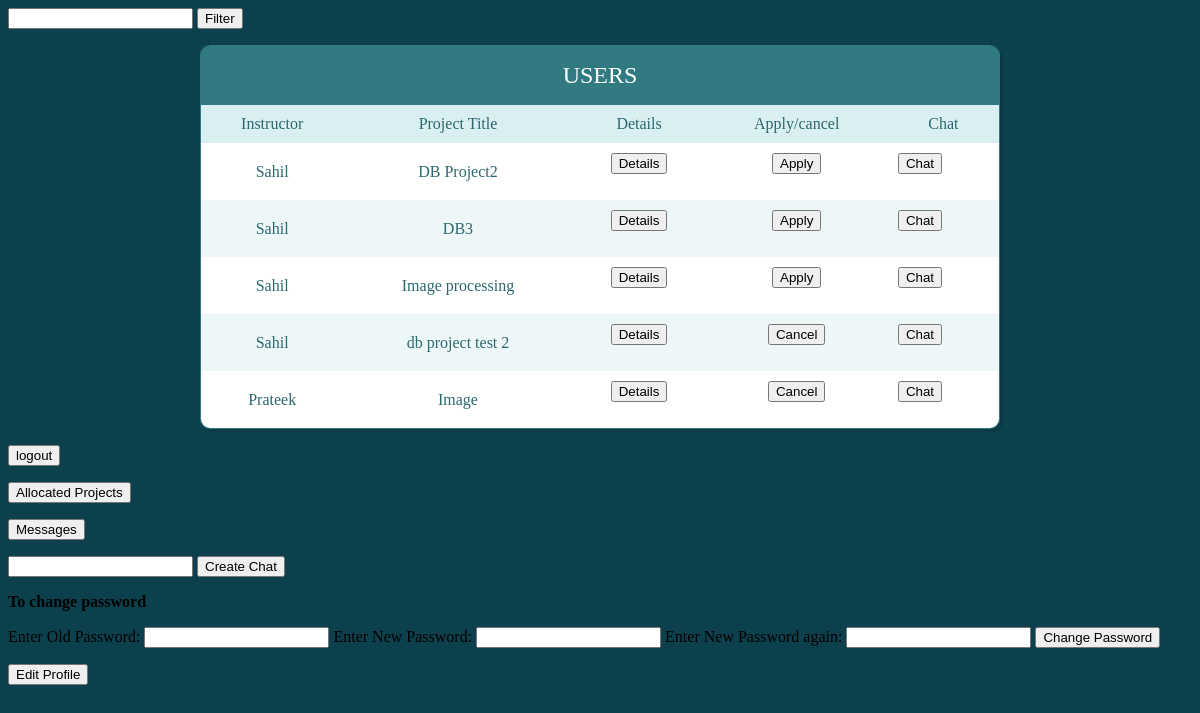
Page /polls/student_home/ (signed in) on the earlier database version.
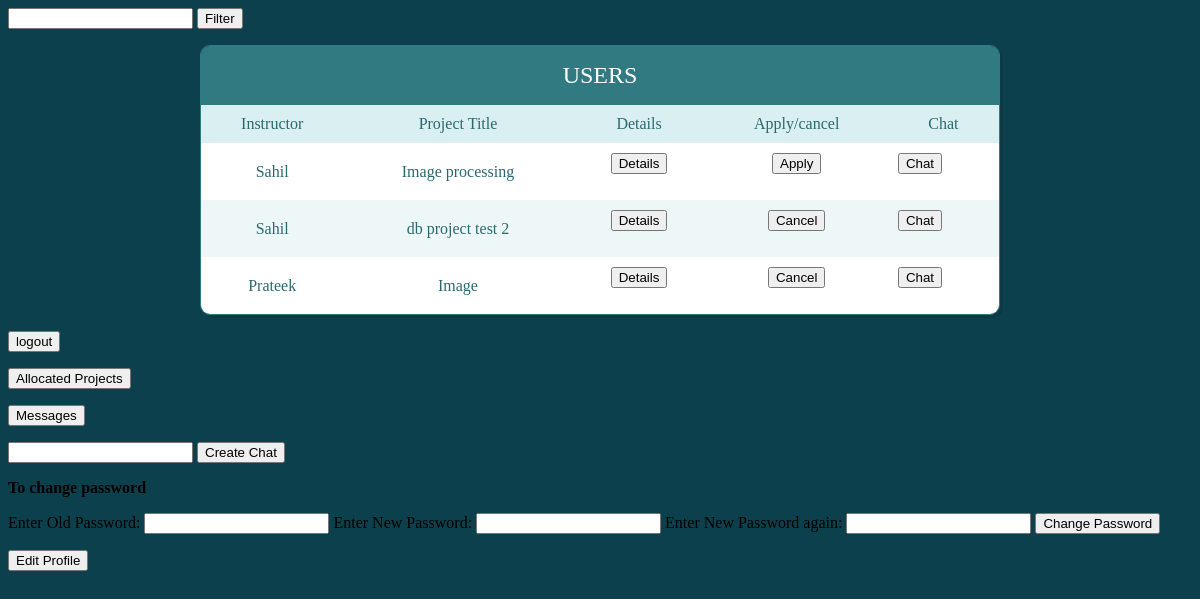
Same page on the later database version.
### polls/models.py (models this page shows)
class AllProjects(models.Model):
	InstructorID = models.ForeignKey(Instructors,on_delete=models.CASCADE)
	ProjectID = models.IntegerField(default=0)
	title = models.CharField(max_length=20)
	description = models.CharField(max_length=200)
	CPIcutoff = models.CharField(max_length=5)
	max_no_of_students = models.IntegerField(default=0)
	project_status = models.IntegerField(default=1)
	tag = models.CharField(max_length=50,default='')

class Instructors(models.Model):
	InstructorID = models.CharField(max_length=10)
	Name = models.CharField(max_length=30)
	Password = models.CharField(max_length=20)

### polls/views.py (the view)
# urls.py: path('student_home/', views.student_home, name='student_home'),
def student_home(request):
	if request.session.get('stud') != None:
		student_id = request.session['stud']
		student1 = Students.objects.get(StudentID=student_id)
		student = model_to_dict(student1)
		project_list = AllProjects.objects.filter(CPIcutoff__lte = student['CPI'], project_status=1)
		applied_projects = UpdatedProject.objects.values_list('project',flat=True).filter(StudentID__StudentID=student_id,project__project_status=1)
		project2=[]
		for i in applied_projects:
			temp_proj = AllProjects.objects.get(pk=i)
			project2.append(temp_proj)
		print(project2)
		project_list = set(project_list).difference(set(project2))
		applied_projects = UpdatedProject.objects.values_list('project',flat=True).filter(StudentID__StudentID=student_id,project__project_status=1,accept=0)
		project2=[]
		for i in applied_projects:
			temp_proj = AllProjects.objects.get(pk=i)
			project2.append(temp_proj)
		return render(request, 'polls/student_home.html', {'project_list':project_list,'project2':project2,'change_pass':0})
	else:
		return redirect('polls:login')

### polls/templates/polls/student_home.html (shortened to what this page needs)
<html>
<form action={% url 'polls:student_filter_project' %} method="post">
      <input id="filter_tag" type="text" name="filter_tag">
      <input type="submit" value="Filter">
</form>
<div class="table-users">
    <div class="header">Users</div>
  <table cellspacing="0">
  <tr>
    <th>Instructor</th>
    <th>Project Title</th>
    <th>Details</th>
    <th>Apply/cancel</th>
    <th>Chat</th>
  </tr>
  {% for projects in project_list %}
    <tr>
      <td>{{projects.InstructorID.Name}}</td>
      <td>{{projects.title}}</td>
      <td>
        <form action={% url 'polls:student_project_detail' %} method="post">{% csrf_token %}{{ form }}
          <input type="submit" value="Details">
        </form>
      </td>
      <td>
        <form action={% url 'polls:student_project_apply' %} method="post">{% csrf_token %}{{ form }}
          <input type="submit" value="Apply">
        </form>
      </td>
      <td>
        <form action={% url 'polls:chat_detail' %} method="post">{% csrf_token %}{{ form }}
          <input type="submit" value="Chat">
        </form>
      </td>
    </tr>
  {% endfor %}
  {% for projects in project2 %}
    <tr>
      <td>{{projects.InstructorID.Name}}</td>
      <td>{{projects.title}}</td>
      <td>
        <form action={% url 'polls:student_project_detail' %} method="post">{% csrf_token %}{{ form }}
          <input type="submit" value="Details">
        </form>
      </td>
      <td>
        <form action={% url 'polls:student_project_cancel' %} method="post">{% csrf_token %}{{ form }}
          <input type="submit" value="Cancel">
        </form>
      </td>
      <td>
        <form action={% url 'polls:chat_detail' %} method="post">{% csrf_token %}{{ form }}
          <input type="submit" value="Chat">
        </form>
      </td>
    </tr>
  {% endfor %}
</table>
</div>
<form action={% url 'polls:logout' %} method="post">
      <input type="submit" value="logout">
</form>
<form action={% url 'polls:student_allocated_projects' %} method="post">
      <input type="submit" value="Allocated Projects">
</form>
<form action={% url 'polls:student_show_messages' %} method="post">
      <input type="submit" value="Messages">
</form>
<form action={% url 'polls:student_create_chat' %} method="post">
      <input id="instructorid" type="text" name="instructorid">
      <input type="submit" value="Create Chat">
</form>
<p><b>To change password</b>
<form action={% url 'polls:change_password' %} method="post">
      <label for="oldpass">Enter Old Password: </label>
      <input id="oldpass" type="text" name="oldpass">
      <label for="newpass">Enter New Password: </label>
      <input id="newpass" type="text" name="newpass">
      <label for="newpassagain">Enter New Password again: </label>
      <input id="newpassagain" type="text" name="newpassagain">
      <input type="submit" value="Change Password">
</form>
</p>
<form action={% url 'polls:student_edit_profile' %} method="post">
    <input type="submit" value="Edit Profile">
</form>
</html>

### polls/templates/polls/student_home.html (style rules this page uses)
body * { box-sizing: border-box; }
.header { background-color: #327a81; color: white; font-size: 1.5em; padding: 1rem; text-align: center; text-transform: uppercase; }
.table-users { border: 1px solid #327a81; border-radius: 10px; box-shadow: 3px 3px 0 rgba(0, 0, 0, 0.1); max-width: calc(100% - 2em); margin: 1em auto; overflow: hidden; width: 800px; }
table { width: 100%; }
table td, table th { color: #2b686e; padding: 10px; }
table td { text-align: center; vertical-align: middle; }
table td:last-child { font-size: 0.95em; line-height: 1.4; text-align: left; }
table th { background-color: #daeff1; font-weight: 300; }
table tr:nth-child(2n) { background-color: white; }
table tr:nth-child(2n+1) { background-color: #edf7f8; }

Differences in the rows shown:
removed AllProjects: InstructorID.Name "Sahil", title "DB Project2"
removed AllProjects: InstructorID.Name "Sahil", title "DB3"
